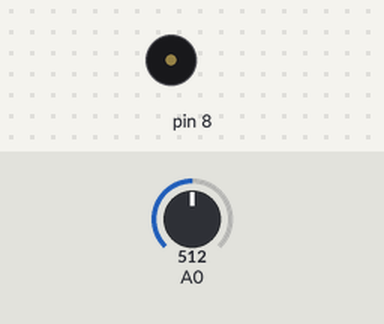
A sketch run on a simulated Arduino Uno, built with avr-gcc and run on an emulated ATmega328P. Parts: buzzer (waves = sounding). The inputs (shaded band) are chosen by the test bench; at power-on: A0 = 512.

Above: at 1.2 s.
1.3 s: A0 set to 306
At 1.9 s:
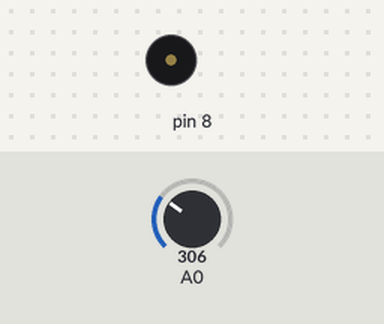
4.3 s: A0 set to 122
At 4.97 s:
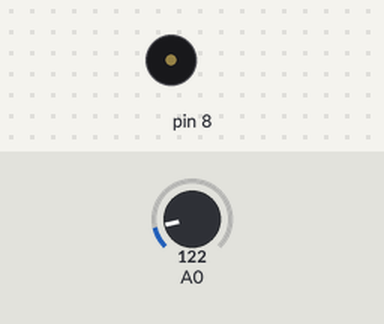
Timing chart, 0 to 13.3 s (numbered marks = the images above; inputs shaded):
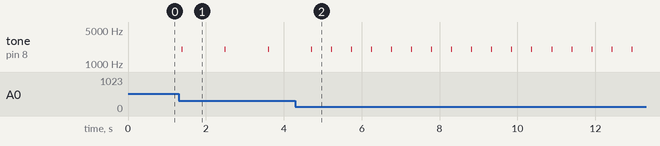

The sketch:

ul1.ino
```cpp
#include <Ultrasonic.h>
#include <NewSoftSerial.h>

Ultrasonic ultrasonic(7);			//定义Ultrasonic实例


void setup(){
    Serial.begin(9600);
}

int readUl(){
    int dis;
    dis = analogRead(A0);
    dis = map(dis, 0, 1023, 2, 110);
    // dis = ultrasonic.MeasureInCentimeters();  	//得到距离
    delay(60);				 	//建议的测量周期,不然就测不准了
    return dis;					//返回距离
}

void beepingForDis(int dis1){
    int duration;
    duration = map(dis1 , 0, 50 , 20, 1500);	//因为距离已经<50了，所以只需要映射(0,50) -> (20,1500)
    tone(8,2000);				//音调
    delay(20);					//延长音时间
    noTone(8);
    delay(duration);				//延迟随着距离越近就响得越急
}

void loop()
{
    int dis1;
    while((dis1= readUl() )<50){
        beepingForDis(dis1);
    }
}
```

Measured:
- after the input at 1.3 s, tone on pin 8: alternates 2000 Hz for 0.02 s and silent for 1.1 s, starting after 0.08 s
- after the input at 4.3 s, tone on pin 8: alternates 2000 Hz for 0.02 s and silent for 0.49 s, starting after 0.92 s
